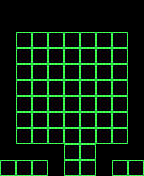

A 2D game scene composited from a Tiled map and its tileset images. What follows is a short description and the map's XML, with each tile layer's data collapsed to a summary:
An orthogonal 9x11 tile map with 16x16 px tiles, 2 tile layers (Tile Layer 1, Tile Layer 2), 2 tilesets.

<map version="1.0" orientation="orthogonal" width="9" height="11" tilewidth="16" tileheight="16">
 <tileset firstgid="1" name="matrix_tiles" tilewidth="16" tileheight="16">
  <image source="matrix_tiles.png" width="64" height="16" />
  <tile id="2">
   <properties>
    <property name="type" value="wall" />
   </properties>
  </tile>
 </tileset>
 <tileset firstgid="5" name="matrix_objects" tilewidth="16" tileheight="16">
  <image source="matrix_objects.png" width="64" height="32" />
 </tileset>
 <layer name="Tile Layer 1" width="9" height="11">
  <data>[99 cells, 99 non-empty, 2 distinct tile ids]</data>
 </layer>
 <layer name="Tile Layer 2" width="9" height="11">
  <data>[99 cells, 7 non-empty, 1 distinct tile ids]</data>
 </layer>
</map>
